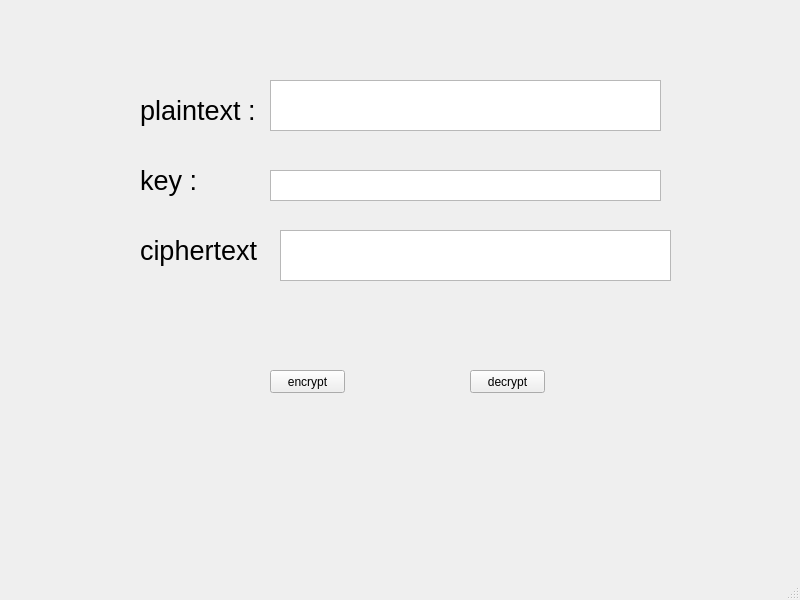
<?xml version="1.0" encoding="UTF-8"?>
<ui version="4.0">
 <class>MainWindow</class>
 <widget class="QMainWindow" name="MainWindow">
  <property name="geometry">
   <rect>
    <x>0</x>
    <y>0</y>
    <width>800</width>
    <height>600</height>
   </rect>
  </property>
  <property name="windowTitle">
   <string>MainWindow</string>
  </property>
  <widget class="QWidget" name="centralwidget">
   <widget class="QLabel" name="label">
    <property name="geometry">
     <rect>
      <x>140</x>
      <y>160</y>
      <width>141</width>
      <height>41</height>
     </rect>
    </property>
    <property name="font">
     <font>
      <pointsize>20</pointsize>
     </font>
    </property>
    <property name="text">
     <string>key :</string>
    </property>
   </widget>
   <widget class="QLabel" name="label_2">
    <property name="geometry">
     <rect>
      <x>140</x>
      <y>90</y>
      <width>121</width>
      <height>41</height>
     </rect>
    </property>
    <property name="font">
     <font>
      <pointsize>20</pointsize>
     </font>
    </property>
    <property name="text">
     <string>plaintext :</string>
    </property>
   </widget>
   <widget class="QLabel" name="label_3">
    <property name="geometry">
     <rect>
      <x>140</x>
      <y>220</y>
      <width>121</width>
      <height>61</height>
     </rect>
    </property>
    <property name="font">
     <font>
      <pointsize>20</pointsize>
     </font>
    </property>
    <property name="text">
     <string>ciphertext :</string>
    </property>
   </widget>
   <widget class="QTextEdit" name="txt_plaintext">
    <property name="geometry">
     <rect>
      <x>270</x>
      <y>80</y>
      <width>391</width>
      <height>51</height>
     </rect>
    </property>
   </widget>
   <widget class="QTextEdit" name="txt_ciphertext">
    <property name="geometry">
     <rect>
      <x>280</x>
      <y>230</y>
      <width>391</width>
      <height>51</height>
     </rect>
    </property>
   </widget>
   <widget class="QTextEdit" name="txt_key">
    <property name="geometry">
     <rect>
      <x>270</x>
      <y>170</y>
      <width>391</width>
      <height>31</height>
     </rect>
    </property>
   </widget>
   <widget class="QPushButton" name="btn_encrypt">
    <property name="geometry">
     <rect>
      <x>270</x>
      <y>370</y>
      <width>75</width>
      <height>23</height>
     </rect>
    </property>
    <property name="text">
     <string>encrypt</string>
    </property>
   </widget>
   <widget class="QPushButton" name="btn_decrypt">
    <property name="geometry">
     <rect>
      <x>470</x>
      <y>370</y>
      <width>75</width>
      <height>23</height>
     </rect>
    </property>
    <property name="text">
     <string>decrypt</string>
    </property>
   </widget>
  </widget>
  <widget class="QMenuBar" name="menubar">
   <property name="geometry">
    <rect>
     <x>0</x>
     <y>0</y>
     <width>800</width>
     <height>21</height>
    </rect>
   </property>
  </widget>
  <widget class="QStatusBar" name="statusbar"/>
 </widget>
 <resources/>
 <connections/>
</ui>
